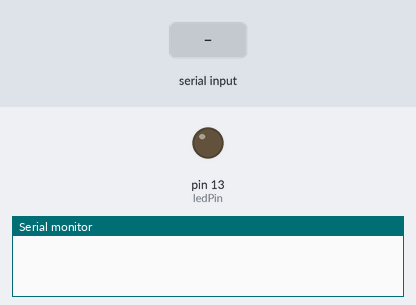
The sketch below on a simulated Arduino Uno, built with avr-gcc and run on an emulated ATmega328P. On the bench: output pins drawn as LEDs (lit = HIGH), the last lines printed to the serial monitor. The inputs (shaded band) are chosen by the test bench.

Above: at 1.2 s.
1.3 s: "1" received over Serial
At 2.5 s:
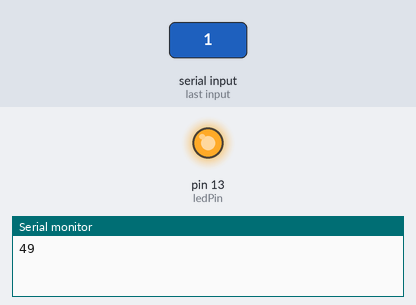
2.8 s: "0" received over Serial
At 4.2 s:
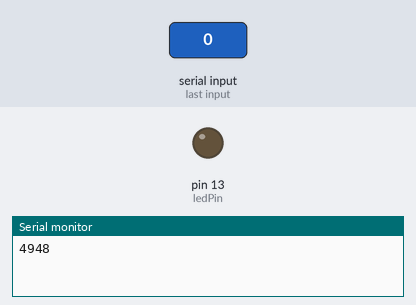
Timing chart, 0 to 5.8 s (numbered marks = the images above; inputs shaded):
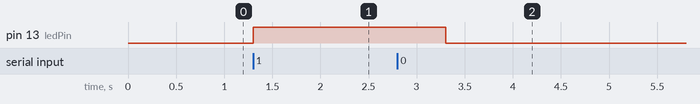

Measured:
- after the input at 1.3 s, pin 13 (ledPin): LOW → HIGH at once
- after the input at 2.8 s, pin 13 (ledPin): HIGH → LOW after 0.50 s

The sketch:

ledSerial.ino
```cpp
const int ledPin = 13;
int numero = 0 ;
void setup()
{
  Serial.begin(9600);
  pinMode(ledPin, OUTPUT);
}

void loop()
{
  if(Serial.available() > 0 ){
  	numero = Serial.read();
    Serial.print(numero);
  }
  if(numero == '1'){
  	digitalWrite(ledPin, HIGH);
  	delay(1000);
  }else if (numero == '0'){
  	digitalWrite(ledPin, LOW);
  	delay(1000);
  }
}
```
